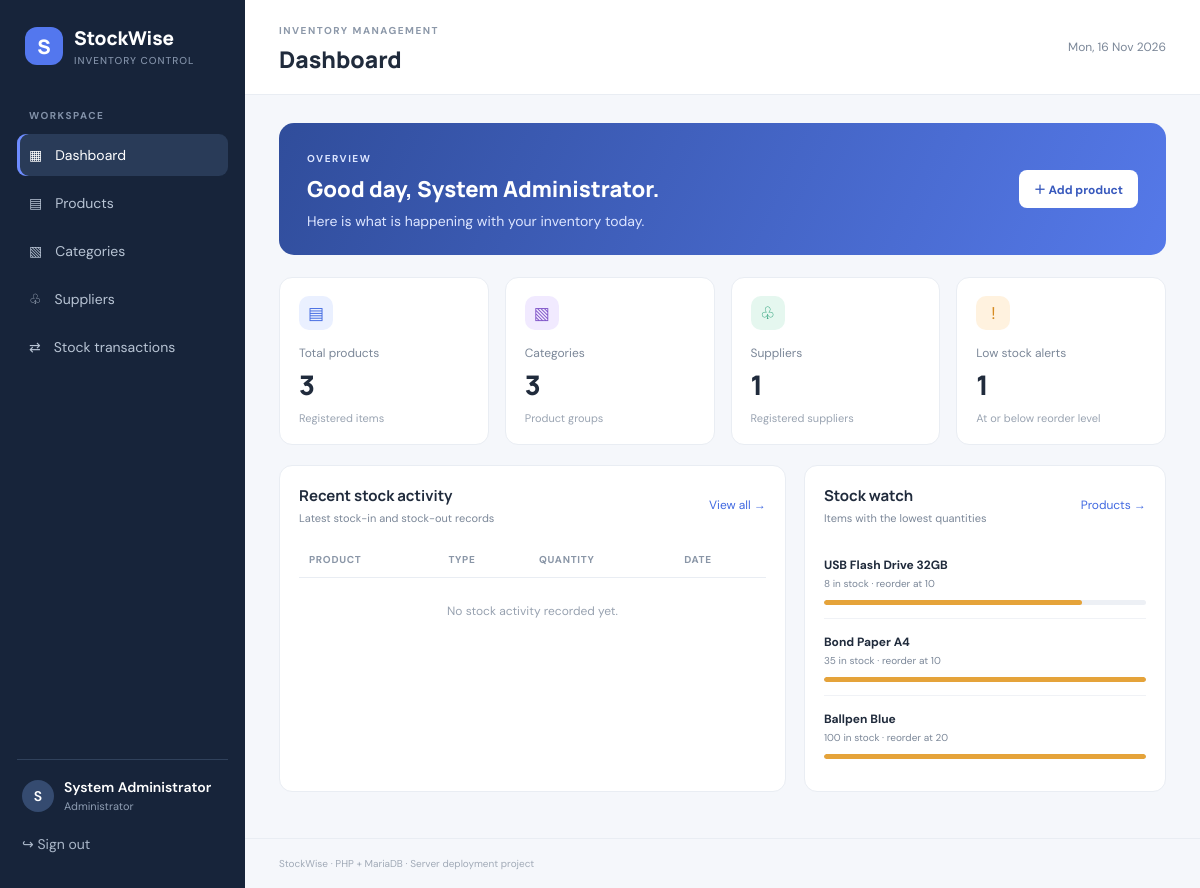
/index.php (signed in), run on the app's committed database.
### tables this page shows
CREATE TABLE IF NOT EXISTS products (
 id INT AUTO_INCREMENT PRIMARY KEY,
 name VARCHAR(150) NOT NULL,
 sku VARCHAR(80) NOT NULL UNIQUE,
 category_id INT NULL,
 supplier_id INT NULL,
 price DECIMAL(10,2) NOT NULL DEFAULT 0,
 quantity INT NOT NULL DEFAULT 0,
 reorder_level INT NOT NULL DEFAULT 5,
 created_at TIMESTAMP DEFAULT CURRENT_TIMESTAMP,
 CONSTRAINT fk_product_category FOREIGN KEY(category_id) REFERENCES categories(id) ON DELETE SET NULL,
 CONSTRAINT fk_product_supplier FOREIGN KEY(supplier_id) REFERENCES suppliers(id) ON DELETE SET NULL
);

### includes/functions.php (called while the page is built, shortened)
<?php
function e($value): string {
    return htmlspecialchars((string)$value, ENT_QUOTES, 'UTF-8');
}

### index.php (the view, shortened to what this page needs)
<?php
require_once __DIR__ . '/includes/functions.php'; require_login();
$pdo = db();
$totalProducts = (int)$pdo->query('SELECT COUNT(*) FROM products')->fetchColumn();
$totalCategories = (int)$pdo->query('SELECT COUNT(*) FROM categories')->fetchColumn();
$totalSuppliers = (int)$pdo->query('SELECT COUNT(*) FROM suppliers')->fetchColumn();
$lowStock = (int)$pdo->query('SELECT COUNT(*) FROM products WHERE quantity <= reorder_level')->fetchColumn();
$recent = $pdo->query("SELECT t.*, p.name product_name FROM stock_transactions t JOIN products p ON p.id=t.product_id ORDER BY t.id DESC LIMIT 6")->fetchAll();
$products = $pdo->query('SELECT name, quantity, reorder_level FROM products ORDER BY quantity ASC LIMIT 5')->fetchAll();
require 'includes/header.php';
?>
<div class="welcome"><div><span class="eyebrow light">OVERVIEW</span><h2>Good day, <?= e($_SESSION['name']) ?>.</h2><p>Here is what is happening with your inventory today.</p></div><a class="btn white" href="products.php?action=add">＋ Add product</a></div>
<div class="stats">
  <div class="stat-card"><span class="stat-icon blue">▤</span><span class="stat-label">Total products</span><strong><?= $totalProducts ?></strong><small>Registered items</small></div>
  <div class="stat-card"><span class="stat-icon violet">▧</span><span class="stat-label">Categories</span><strong><?= $totalCategories ?></strong><small>Product groups</small></div>
  <div class="stat-card"><span class="stat-icon green">♧</span><span class="stat-label">Suppliers</span><strong><?= $totalSuppliers ?></strong><small>Registered suppliers</small></div>
  <div class="stat-card"><span class="stat-icon orange">!</span><span class="stat-label">Low stock alerts</span><strong><?= $lowStock ?></strong><small>At or below reorder level</small></div>
</div>
<div class="grid-two">
<section class="panel"><div class="panel-heading"><div><h3>Recent stock activity</h3><p>Latest stock-in and stock-out records</p></div><a href="transactions.php">View all →</a></div>
<div class="table-wrap"><table><thead><tr><th>Product</th><th>Type</th><th>Quantity</th><th>Date</th></tr></thead><tbody>
<?php if(!$recent): ?><tr><td colspan="4" class="empty">No stock activity recorded yet.</td></tr><?php endif; ?>
</tbody></table></div></section>
<section class="panel"><div class="panel-heading"><div><h3>Stock watch</h3><p>Items with the lowest quantities</p></div><a href="products.php">Products →</a></div>
<?php foreach($products as $p): $pct=$p['reorder_level']>0?min(100,($p['quantity']/$p['reorder_level'])*100):100; ?><div class="stock-row"><div><b><?= e($p['name']) ?></b><small><?= (int)$p['quantity'] ?> in stock · reorder at <?= (int)$p['reorder_level'] ?></small></div><div class="bar"><span style="width:<?= $pct ?>%"></span></div></div><?php endforeach; ?>
</section></div>
<?php require 'includes/footer.php'; ?>

### assets/style.css (style rules this page uses)
:root { --navy:#17243a;--ink:#202b3c;--muted:#7b8798;--line:#e9edf3;--bg:#f5f7fb;--blue:#4169e1;--green:#15966b }
* { box-sizing:border-box }
body { margin:0;background:var(--bg);color:var(--ink);font:14px 'DM Sans',Arial,sans-serif }
.nav-label,.eyebrow { font-size:10px;letter-spacing:1.5px;font-weight:700;color:#8291a8 }
.welcome { background:linear-gradient(115deg,#304d9b,#5579e9);color:white;border-radius:15px;padding:25px 28px;display:flex;justify-content:space-between;align-items:center;margin-bottom:22px }
.welcome h2 { font:800 22px Manrope;margin:8px 0 }
.welcome p { margin:0;color:#dce5ff }
.eyebrow.light { color:#dce5ff }
.stats { display:grid;grid-template-columns:repeat(4,1fr);gap:16px;margin-bottom:20px }
.stat-card,.panel { background:white;border:1px solid var(--line);border-radius:13px }
.stat-card { padding:18px 19px;position:relative }
.stat-icon { width:34px;height:34px;border-radius:10px;display:grid;place-items:center;font-size:17px;margin-bottom:15px }
.blue { background:#eaf0ff;color:#4169e1 }
.violet { background:#f1eaff;color:#8156c9 }
.green { background:#e5f7ef;color:#15966b }
.orange { background:#fff2df;color:#d68b22 }
.stat-label { display:block;color:var(--muted);font-size:12px }
.stat-card strong { display:block;font:800 27px Manrope;margin:5px 0 }
.stat-card small { color:#9aa4b2;font-size:11px }
.grid-two { display:grid;grid-template-columns:1.4fr 1fr;gap:18px }
.panel { padding:19px;margin-bottom:18px }
.panel-heading { display:flex;justify-content:space-between;align-items:center;margin-bottom:17px }
.panel-heading h3,.panel h3 { font:700 15px Manrope;margin:0 0 5px }
.panel-heading p { font-size:11px;color:var(--muted);margin:0 }
.panel-heading a { font-size:12px;color:var(--blue);text-decoration:none }
.table-wrap { overflow-x:auto }
table { border-collapse:collapse;width:100%;white-space:nowrap }
th { text-align:left;color:#8a96a7;font-size:10px;text-transform:uppercase;letter-spacing:.7px;font-weight:700;padding:11px 10px;border-bottom:1px solid var(--line) }
td { padding:13px 10px;border-bottom:1px solid #f0f2f6;font-size:12px;color:#596579 }
tr:last-child td { border-bottom:0 }
.stock-row { padding:13px 0;border-bottom:1px solid #f0f2f6 }
.stock-row:last-child { border:0 }
.stock-row b { font-size:12px }
.stock-row small { display:block;color:var(--muted);font-size:10px;margin-top:4px }
.bar { height:5px;background:#edf0f5;border-radius:8px;margin-top:10px;overflow:hidden }
.bar span { display:block;height:100%;background:#e5a33a;border-radius:8px }
.btn { display:inline-flex;align-items:center;justify-content:center;padding:10px 15px;border:0;border-radius:8px;text-decoration:none;font:700 12px 'DM Sans';cursor:pointer }
.btn.white { background:white;color:#3859bd }
.empty { text-align:center;color:#98a2b0;padding:25px }

### data on the page
products: name "USB Flash Drive 32GB", quantity "8", reorder_level "10"
products: name "Bond Paper A4", quantity "35", reorder_level "10"
products: name "Ballpen Blue", quantity "100", reorder_level "20"

### other printed values
substr($_SESSION['name'] ?? 'A',0,1) "S"
$_SESSION['name'] "System Administrator"
$page_title "Dashboard"
$totalProducts "3"
$totalCategories "3"
$totalSuppliers "1"
$lowStock "1"
